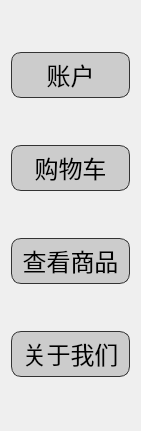
   <widget class="QWidget" name="verticalLayoutWidget">
    <property name="geometry">
     <rect>
      <x>30</x>
      <y>130</y>
      <width>141</width>
      <height>431</height>
     </rect>
    </property>
    <layout class="QVBoxLayout" name="verticalLayout">
     <item>
      <widget class="QPushButton" name="toIndex">
       <property name="font">
        <font>
         <family>楷体</family>
         <pointsize>18</pointsize>
        </font>
       </property>
       <property name="styleSheet">
        <string notr="true">QPushButton {
    border: 1px solid #333333;
	border-radius:10px;
	background: #ccc;
    padding: 4px;
    min-width: 65px;
    min-height: 12px;
}

QPushButton:hover {
    background-color: #FFFFFF;
    border-color: #444444;
}</string>
       </property>
       <property name="text">
        <string>账户</string>
       </property>
      </widget>
     </item>
     <item>
      <widget class="QPushButton" name="toCart">
       <property name="font">
        <font>
         <family>楷体</family>
         <pointsize>18</pointsize>
        </font>
       </property>
       <property name="styleSheet">
        <string notr="true">QPushButton {
    border: 1px solid #333333;
	border-radius:10px;
	background: #ccc;
    padding: 4px;
    min-width: 65px;
    min-height: 12px;
}

QPushButton:hover {
    background-color: #FFFFFF;
    border-color: #444444;
}</string>
       </property>
       <property name="text">
        <string>购物车</string>
       </property>
      </widget>
     </item>
     <item>
      <widget class="QPushButton" name="toStore">
       <property name="font">
        <font>
         <family>楷体</family>
         <pointsize>18</pointsize>
        </font>
       </property>
       <property name="styleSheet">
        <string notr="true">QPushButton {
    border: 1px solid #333333;
	border-radius:10px;
	background: #ccc;
    padding: 4px;
    min-width: 65px;
    min-height: 12px;
}

QPushButton:hover {
    background-color: #FFFFFF;
    border-color: #444444;
}</string>
       </property>
       <property name="text">
        <string>查看商品</string>
       </property>
      </widget>
     </item>
     <item>
      <widget class="QPushButton" name="toAbout">
       <property name="font">
        <font>
         <family>楷体</family>
         <pointsize>18</pointsize>
        </font>
       </property>
       <property name="styleSheet">
        <string notr="true">QPushButton {
    border: 1px solid #333333;
	border-radius:10px;
	background: #ccc;
    padding: 4px;
    min-width: 65px;
    min-height: 12px;
}

QPushButton:hover {
    background-color: #FFFFFF;
    border-color: #444444;
}</string>
       </property>
       <property name="text">
        <string>关于我们</string>
       </property>
      </widget>
     </item>
    </layout>
   </widget>
